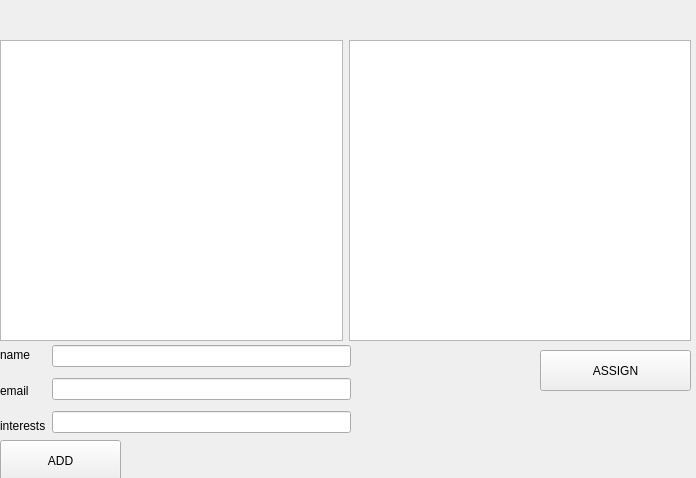
<?xml version="1.0" encoding="UTF-8"?>
<ui version="4.0">
 <class>DepartmentWindow</class>
 <widget class="QWidget" name="DepartmentWindow">
  <property name="geometry">
   <rect>
    <x>0</x>
    <y>0</y>
    <width>696</width>
    <height>478</height>
   </rect>
  </property>
  <property name="windowTitle">
   <string>DepartmentWindow</string>
  </property>
  <widget class="QWidget" name="horizontalLayoutWidget">
   <property name="geometry">
    <rect>
     <x>0</x>
     <y>40</y>
     <width>691</width>
     <height>301</height>
    </rect>
   </property>
   <layout class="QHBoxLayout">
    <item>
     <widget class="QListWidget" name="volunteers"/>
    </item>
    <item>
     <widget class="QListWidget" name="unassigned"/>
    </item>
   </layout>
  </widget>
  <widget class="QLabel" name="description">
   <property name="geometry">
    <rect>
     <x>0</x>
     <y>10</y>
     <width>421</width>
     <height>31</height>
    </rect>
   </property>
   <property name="text">
    <string/>
   </property>
  </widget>
  <widget class="QWidget" name="horizontalLayoutWidget_2">
   <property name="geometry">
    <rect>
     <x>0</x>
     <y>340</y>
     <width>351</width>
     <height>101</height>
    </rect>
   </property>
   <layout class="QHBoxLayout" name="horizontalLayout">
    <item>
     <layout class="QVBoxLayout" name="verticalLayout_2">
      <item>
       <widget class="QLabel" name="label_3">
        <property name="text">
         <string>name</string>
        </property>
       </widget>
      </item>
      <item>
       <widget class="QLabel" name="label_2">
        <property name="text">
         <string>email</string>
        </property>
       </widget>
      </item>
      <item>
       <widget class="QLabel" name="label">
        <property name="text">
         <string>interests</string>
        </property>
       </widget>
      </item>
     </layout>
    </item>
    <item>
     <layout class="QVBoxLayout" name="verticalLayout">
      <item>
       <widget class="QLineEdit" name="lineEditName"/>
      </item>
      <item>
       <widget class="QLineEdit" name="lineEditEmail"/>
      </item>
      <item>
       <widget class="QLineEdit" name="lineEditInterests"/>
      </item>
     </layout>
    </item>
   </layout>
  </widget>
  <widget class="QPushButton" name="AddButton">
   <property name="geometry">
    <rect>
     <x>0</x>
     <y>440</y>
     <width>121</width>
     <height>41</height>
    </rect>
   </property>
   <property name="text">
    <string>ADD</string>
   </property>
  </widget>
  <widget class="QPushButton" name="AssignButton">
   <property name="geometry">
    <rect>
     <x>540</x>
     <y>350</y>
     <width>151</width>
     <height>41</height>
    </rect>
   </property>
   <property name="text">
    <string>ASSIGN</string>
   </property>
  </widget>
 </widget>
 <resources/>
 <connections/>
</ui>
